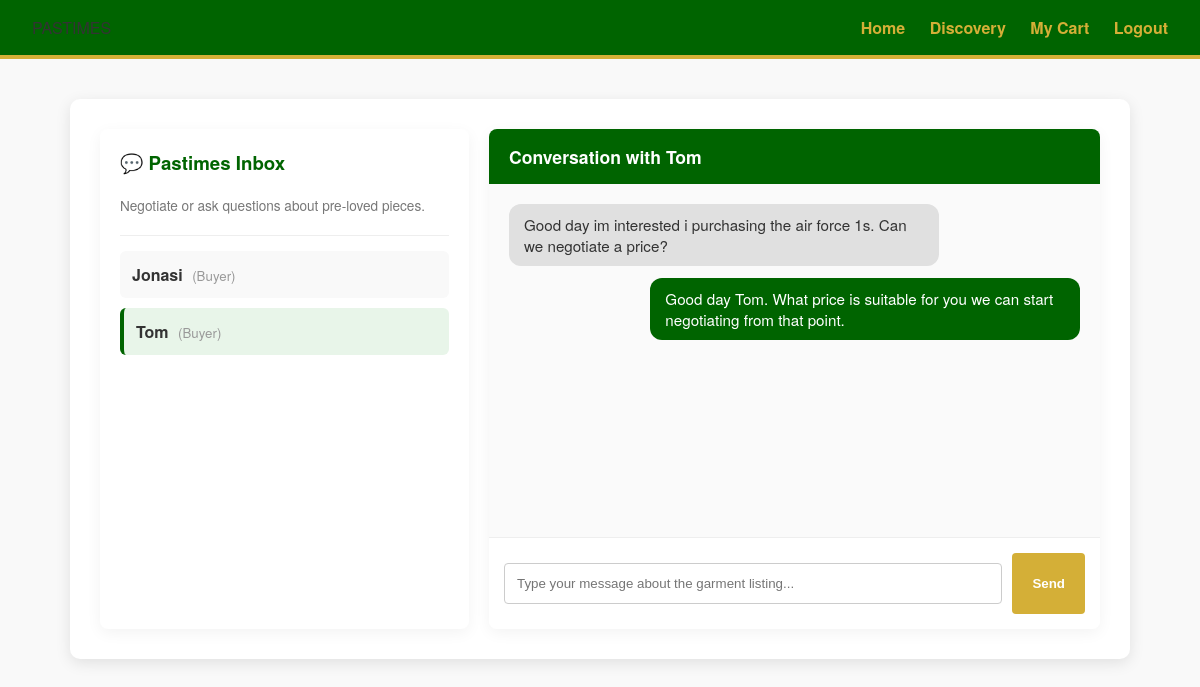
/messages.php?chat_with=3, run on the app's committed database.
### tables this page shows
CREATE TABLE `user` (
  `userId` int(11) NOT NULL,
  `userName` varchar(100) DEFAULT NULL,
  `userEmail` varchar(100) DEFAULT NULL,
  `password` varchar(255) DEFAULT NULL,
  `role` enum('Buyer','Seller','Admin') DEFAULT NULL,
  `isVerified` tinyint(1) DEFAULT 0
);

CREATE TABLE `message` (
  `messageId` int(11) NOT NULL,
  `productId` int(11) DEFAULT NULL,
  `senderId` int(11) DEFAULT NULL,
  `receiverId` int(11) DEFAULT NULL,
  `messageText` text DEFAULT NULL,
  `timestamp` datetime DEFAULT current_timestamp()
);

### messages.php (the view, shortened to what this page needs)
<?php
include 'DBConn.php';
$current_user_id = intval($_SESSION['userId']);
$active_chat_user = null;
if (isset($_GET['chat_with'])) {
    $active_chat_user = intval($_GET['chat_with']);
}
?>
<!DOCTYPE html>
<html lang="en">
<head>
    <link rel="stylesheet" href="style.css">
</head>
<body>
    <nav>
        <div class="logo">PASTIMES</div>
        <div>
            <a href="index.php">Home</a>
            <a href="discovery.php">Discovery</a>
            <a href="cart.php">My Cart</a>
            <a href="logout.php">Logout</a>
        </div>
    </nav>
    <div class="container" style="max-width: 1000px; margin-top: 40px; display: flex; gap: 20px;">
        <div
            style="width: 35%; background: white; border-radius: 8px; box-shadow: 0 4px 15px rgba(0,0,0,0.05); padding: 20px; color: #333;">
            <h3 style="margin-top: 0; color: #006400;">💬 Pastimes Inbox</h3>
            <p style="font-size: 0.85em; color: #777; margin-bottom: 20px;">Negotiate or ask questions about pre-loved
                pieces.</p>
            <hr style="border: 0; border-top: 1px solid #eee;">
            <div style="display: flex; flex-direction: column; gap: 10px; margin-top: 15px;">
                <?php
                $inbox_query = "SELECT DISTINCT IF(senderId = $current_user_id, receiverId, senderId) AS chat_partner_id
                                FROM message WHERE senderId = $current_user_id OR receiverId = $current_user_id";
                $inbox_result = mysqli_query($conn, $inbox_query);
                if ($inbox_result && mysqli_num_rows($inbox_result) > 0) {
                    while ($inbox_row = mysqli_fetch_assoc($inbox_result)) {
                        $partner_id = intval($inbox_row['chat_partner_id']);
                        $user_query_str = "SELECT userName, role FROM user WHERE userId = $partner_id";
                        $user_query = mysqli_query($conn, $user_query_str);
                        if ($user_query && $user_row = mysqli_fetch_assoc($user_query)) {
                            $partner_name = $user_row['userName'] ?? 'Marketplace User';
                            $partner_role = $user_row['role'] ?? 'Seller';
                            $is_active = ($active_chat_user == $partner_id) ? "background: #e8f5e9; border-left: 4px solid #006400;" : "background: #f9f9f9;";
                            echo "<a href='messages.php?chat_with=$partner_id' style='text-decoration: none; color: inherit; padding: 12px; border-radius: 6px; display: block; $is_active'>";
                            echo "<strong>" . htmlspecialchars($partner_name) . "</strong> <small style='color: #999; margin-left: 5px;'>($partner_role)</small>";
                            echo "</a>";
                        }
                    }
                } else {
                    echo "<p style='color: #979797; font-size: 0.9em; text-align: center; margin-top: 20px;'>No active chat history found. Start a conversation from an item page!</p>";
                }
                ?>
            </div>
        </div>
        <div
            style="width: 65%; background: white; border-radius: 8px; box-shadow: 0 4px 15px rgba(0,0,0,0.05); display: flex; flex-direction: column; min-height: 500px; color: #333;">
            <?php if ($active_chat_user):
                $partner_meta = mysqli_query($conn, "SELECT userName FROM user WHERE userId = $active_chat_user");
                $active_chat_name = 'User';
                if ($partner_meta && $partner_meta_data = mysqli_fetch_assoc($partner_meta)) {
                    $active_chat_name = $partner_meta_data['userName'] ?? 'User';
                }
            ?>
            <div
                style="background: #006400; color: white; padding: 15px 20px; border-top-left-radius: 8px; border-top-right-radius: 8px;">
                <h3 style="margin: 0; font-size: 1.1em;">Conversation with
                    <?php echo htmlspecialchars($active_chat_name); ?></h3>
            </div>
            <div
                style="flex-grow: 1; padding: 20px; overflow-y: auto; display: flex; flex-direction: column; gap: 12px; background: #fafafa;">
                <?php
                    $chat_history_query = "SELECT * FROM message
                                           WHERE (senderId = $current_user_id AND receiverId = $active_chat_user)
                                           OR (senderId = $active_chat_user AND receiverId = $current_user_id)
                                           ORDER BY timestamp ASC";
                    $chat_history_result = mysqli_query($conn, $chat_history_query);
                    if ($chat_history_result) {
                        while ($msg = mysqli_fetch_assoc($chat_history_result)):
                            $is_me = ($msg['senderId'] == $current_user_id);
                            $msg_align = $is_me ? "align-self: flex-end; background: #006400; color: white;" : "align-self: flex-start; background: #e0e0e0; color: #333;";
                        ?>
                <div
                    style="max-width: 70%; padding: 10px 15px; border-radius: 12px; font-size: 0.95em; <?php echo $msg_align; ?>">
                    <?php echo htmlspecialchars($msg['messageText']); ?>
                </div>
                <?php
                        endwhile;
                    }
                ?>
            </div>
            <form method="POST"
                style="padding: 15px; border-top: 1px solid #eee; display: flex; gap: 10px; background: white; border-bottom-left-radius: 8px; border-bottom-right-radius: 8px;">
                <input type="text" name="message_text" required
                    placeholder="Type your message about the garment listing..."
                    style="flex-grow: 1; padding: 12px; border: 1px solid #ccc; border-radius: 4px; outline: none;">
                <button type="submit" name="send_message" class="btn-gold"
                    style="padding: 0 20px; font-weight: bold; border-radius: 4px; border: none; cursor: pointer; background-color: #d4af37; color: white;">Send</button>
            </form>
            <?php endif; ?>
        </div>
    </div>
</body>
</html>

### style.css (style rules this page uses)
:root { --pastimes-green: #006400; --pastimes-gold: #D4AF37; --white: #ffffff; --light-grey: #f9f9f9; }
body { font-family: 'Helvetica Neue', Arial, sans-serif; margin: 0; background-color: var(--light-grey); color: #333; }
nav { background-color: var(--pastimes-green); padding: 1rem 2rem; display: flex; justify-content: space-between; align-items: center; border-bottom: 4px solid var(--pastimes-gold); }
nav a { color: var(--pastimes-gold); text-decoration: none; font-weight: bold; margin-left: 20px; }
.btn-gold { background-color: var(--pastimes-gold); color: var(--pastimes-green); padding: 10px 20px; border: none; border-radius: 5px; cursor: pointer; font-weight: bold; text-decoration: none; display: inline-block; }
.container { max-width: 800px; margin: 40px auto; background: white; padding: 30px; border-radius: 10px; box-shadow: 0 4px 15px rgba(0, 0, 0, 0.1); }
input, select, textarea { width: 100%; padding: 12px; margin: 10px 0; border: 1px solid #ddd; border-radius: 4px; box-sizing: border-box; }

### data on the page
user: userName "Jonasi", role "Buyer"
user: userName "Tom", role "Buyer"
message: messageText "Good day im interested i purchasing the air force 1s. Can we negotiate a price?"
message: messageText "Good day Tom. What price is suitable for you we can start negotiating from that point."
